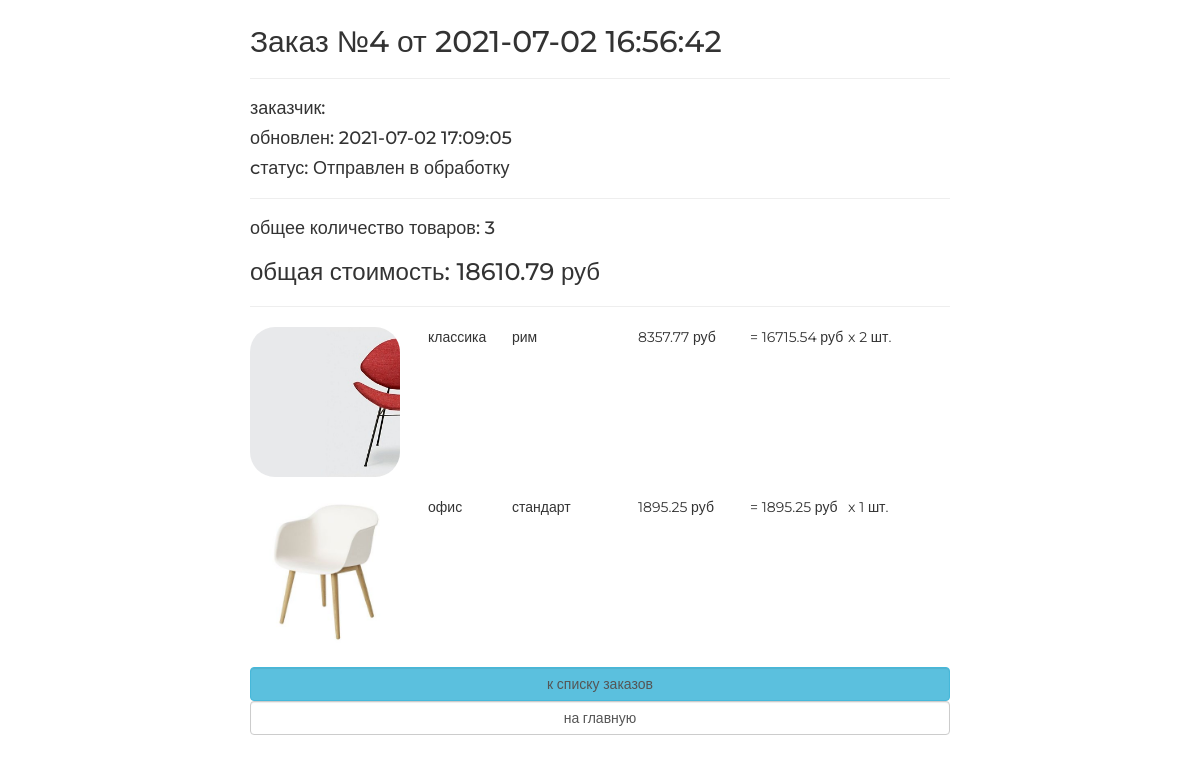
The page /order/read/4/ on the database its author committed.
### ordersapp/models.py (models this page shows, shortened)
class Order(models.Model):
    FORMING = 'FM'
    SENT_TO_PROCEED = 'STP'
    PROCEEDED = 'PRD'
    PAID = 'PD'
    READY = 'RD'
    CANCEL = 'CNC'
    DELIVERED = 'DVD'
    STATUSES = (
        (FORMING, 'Формируется'),
        (SENT_TO_PROCEED, 'Отправлен в обработку'),
        (PROCEEDED, 'Обработан'),
        (PAID, 'Оплачен'),
        (READY, 'Готов к выдаче'),
        (CANCEL, 'Отменен'),
        (DELIVERED, 'Выдан'),
    )
    user = models.ForeignKey(settings.AUTH_USER_MODEL, on_delete=models.CASCADE)
    created = models.DateTimeField(auto_now_add=True, verbose_name='Создан')
    updated = models.DateTimeField(auto_now=True, verbose_name='Обновлен')
    is_active = models.BooleanField(default=True)
    status = models.CharField(choices=STATUSES, default=FORMING, verbose_name="Cтатус", max_length=3)
    def get_total_quantity(self):
        _items = self.orderitems.select_related()
        _totalquantity = sum(list(map(lambda x: x.quantity, _items)))
        return _totalquantity
    def get_total_cost(self):
        _items = self.orderitems.select_related()
        _totalcost = sum(list(map(lambda x: x.get_product_cost(), _items)))
        return _totalcost

class OrderItem(models.Model):
    order = models.ForeignKey(Order, on_delete=models.CASCADE, related_name='orderitems')
    product = models.ForeignKey(Product, on_delete=models.CASCADE, verbose_name='Продукт')
    quantity = models.PositiveSmallIntegerField(default=0, verbose_name='Количество')
    def get_product_cost(self):
        return self.product.price * self.quantity

### mainapp/models.py (models this page shows, shortened)
class Product(models.Model):
    category = models.ForeignKey(ProductCategory, on_delete=models.CASCADE)
    name = models.CharField(verbose_name='имя продукта', max_length=128)
    image = models.ImageField(upload_to='products_images', blank=True)
    short_desc = models.CharField(verbose_name='краткое описание продукта', max_length=60, blank=True)
    description = models.TextField(verbose_name='описание продукта', blank=True)
    price = models.DecimalField(verbose_name='цена продукта', max_digits=8, decimal_places=2, default=0)
    quantity = models.PositiveIntegerField(verbose_name='количество на складе', default=0)
    is_active = models.BooleanField(verbose_name='категория активна', default=True)

class ProductCategory(models.Model):
    name = models.CharField(verbose_name='название категории', max_length=64, unique=True)
    description = models.TextField(verbose_name='описание категории', blank=True)
    is_active = models.BooleanField(verbose_name='категория активна', default=True)

### ordersapp/views.py (the view)
# urls.py: path('read/<pk>/', ordersapp.OrderRead.as_view(), name='read'),
class OrderRead(DetailView):
    model = Order

### adminapp/templatetags/my_tags.py (called while the page is built)
def media_folder_products(string):
    if not string:
        string = 'products_images/default.jpg'
    new_string = "{}{}".format(URL_PREFIX, string)
    return new_string

### mainapp/context_processors.py (called while the page is built)
def basket(request):
    print(f'context processor basket works')
    basket = []
    if request.user.is_authenticated:
        basket = Basket.objects.filter(user=request.user)
    return {
        'basket': basket,
    }

### ordersapp/templates/ordersapp/order_detail.html
{% extends "ordersapp/base.html" %}
{% load static %}
{% load my_tags %}
{% block content %}
   {% include 'ordersapp/includes/inc_order_summary.html' %}
   <div class="basket_list">
       {% for item in object.orderitems.select_related %}
           <div class="basket_record">
               <img src="{{ item.product.image|media_folder_products }}"
                    alt="{{ item.product.short_desc }}">
               <span class="category_name">
                   {{ item.product.category.name }}
               </span>
               <span class="product_name">{{ item.product.name }}</span>
               <span class="product_price">
                   {{ item.product.price }}&nbspруб
               </span>
               <span class="product_quantitiy">
                   x {{ item.quantity }} шт.
               </span>
               <span class="product_cost">
                    = {{ item.get_product_cost }}&nbspруб
               </span>
           </div>
       {% endfor %}
   </div>
   {% include 'ordersapp/includes/inc_order_actions.html' %}
{% endblock %}

### ordersapp/templates/ordersapp/includes/inc_order_summary.html (shortened to what this page needs)
{% if object %}
   <div class="h2">Заказ №{{ object.pk }} от {{ object.created|date:"Y-m-d H:i:s" }}</div>
   <hr>
   <div class="h4">заказчик: {{ user.last_name }} {{ user.first_name }} </div>
   <div class="h4">обновлен: {{ object.updated|date:"Y-m-d H:i:s" }}</div>
   <div class="h4">cтатус: {{ object.get_status_display }}</div>
   <hr>
   <div class="h4">
       общее количество товаров: <span class="order_total_quantity">{{ object.get_total_quantity }}</span>
   </div>
   <div class="h3">
       общая стоимость: <span class="order_total_cost">{{ object.get_total_cost }}</span> руб
   </div>
{% endif %}
<hr>

### static/css/style.css (style rules this page uses)
* { margin: 0; padding: 0; }
body { font-family: 'Montserrat', sans-serif; }
html, body { height: 100%; }
.basket_list span.category_name { margin-left: 2em; width: 5em; position: relative; display: block; float: left; }
.basket_list span.product_name { margin-left: 1em; width: 8em; position: relative; display: block; float: left; }
.basket_list span.product_price { margin-left: 1em; width: 7em; position: relative; display: block; float: left; }
.basket_list span.product_cost { margin-left: 1em; width: 7em; position: relative; display: block; float: left; }
.basket_list .basket_record { position: relative; display: block; height: 170px; float: none; }
.basket_container img { display: block; float: left; width: 150px; border-radius: 25px; }

### rows shown on the page
Order: pk "4", created "2021-07-02 16:56:42", updated "2021-07-02 17:09:05", status "Отправлен в обработку", get_total_quantity "3", get_total_cost "18610.79"
OrderItem: product.image|media_folder_products (picture), product.category.name "классика", product.name "рим", product.price "8357.77", quantity "2", get_product_cost "16715.54"
OrderItem: product.image|media_folder_products (picture), product.category.name "офис", product.name "стандарт", product.price "1895.25", quantity "1", get_product_cost "1895.25"
